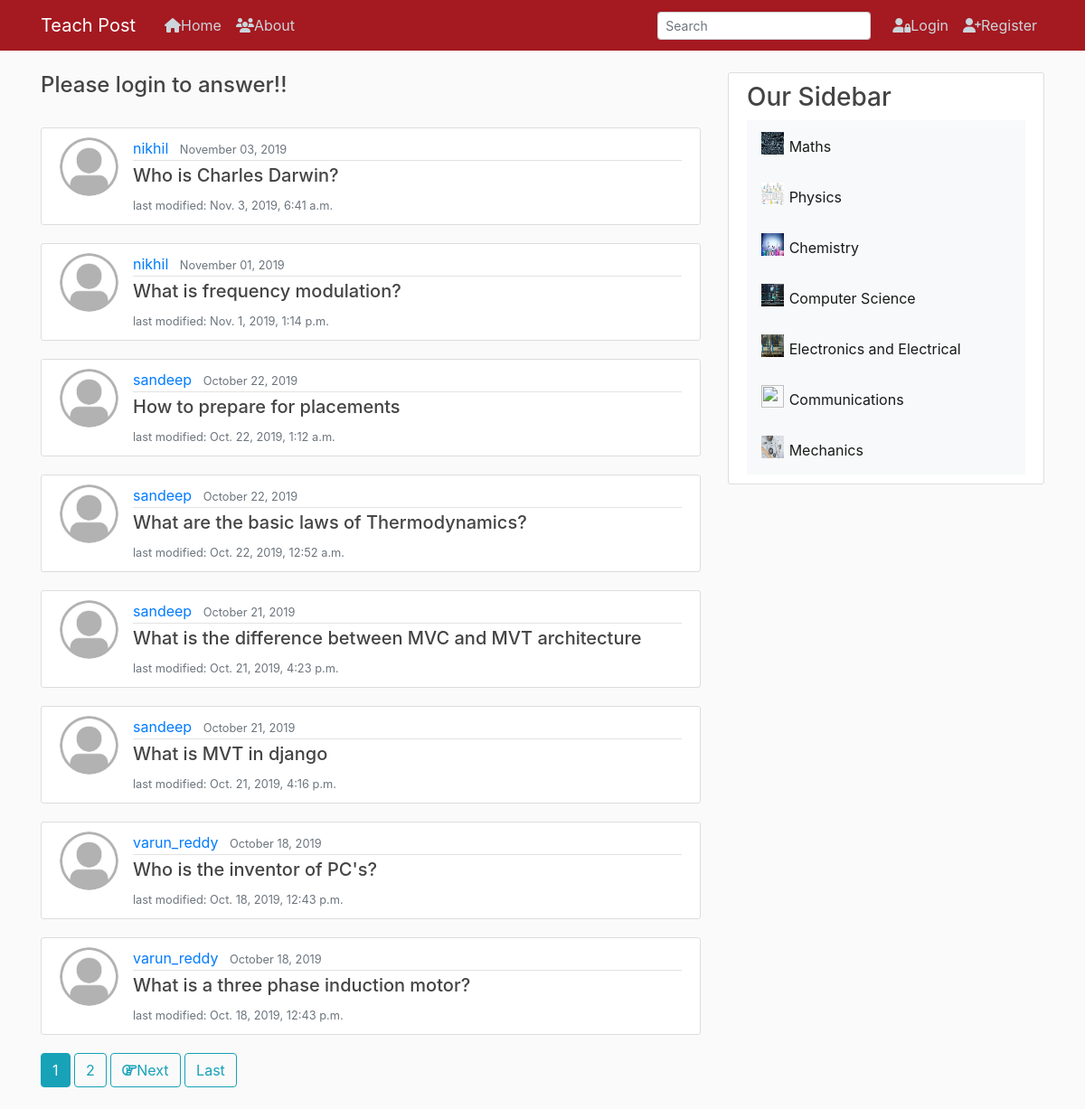
The page / on the database its author committed.
### website/models.py (models this page shows, shortened)
class Question(models.Model):
    author = models.ForeignKey(User, on_delete=models.CASCADE)
    question_text = models.TextField()
    date_created = models.DateTimeField(default=timezone.now)
    date_updated = models.DateTimeField(auto_now=True)
    subject = models.CharField(max_length=20, choices=SUBJECTS, default='none')
    teachers = models.CharField(max_length=300, default='none')

### users/models.py (models this page shows, shortened)
class User(AbstractUser):
    is_student = models.BooleanField(default=False)
    is_teacher = models.BooleanField(default=False)
    class Meta:
        db_table='auth_user'

class Profile(models.Model):
    user = models.OneToOneField(User, on_delete=models.CASCADE)
    image = models.ImageField(default='default.jpg', upload_to='profile_pics')

### website/views.py (the view)
# urls.py: path('', QuestionListView.as_view(),name='index'),
class QuestionListView(ListView):
    model = Question
    template_name = 'website/index.html'
    context_object_name = 'questions'
    ordering = ['-date_created']
    paginate_by = 8
    def get_queryset(self):
        return Question.objects.filter(teachers="none").order_by('-date_created')

### website/templates/website/index.html (shortened to what this page needs)
{% extends "website/base.html" %}
{% block content %}
    {% if user.is_authenticated %}
    <h4>Click on the question to answer</h4>
    <br>
    {% else %}
    <h4>Please login to answer!!</h4><br>
    {% endif %}
    {% for q in questions %}
        <article class="media content-section">
            <img class="rounded-circle article-img" src="{{ q.author.profile.image.url }}">
            <div class="media-body">
              <div class="article-metadata">
                <a class="mr-2" href="{% url 'user-questions' q.author.username %}">{{ q.author }}</a>
                <small class="text-muted">{{ q.date_created|date:"F d, Y" }}</small>
              </div>
              {% if user.is_authenticated %}
                <h5><a class="article-title" href="{% url 'answer-new' q.pk %}">{{ q.question_text }}</a></h5>
              {% else %}
                <h5>{{ q.question_text }}</h5>
              {% endif %}
              <small class="text-muted">last modified: {{ q.date_updated }}</small>
            </div>
          </article>
    {% endfor %}
    {% if is_paginated %}
      {% for num in page_obj.paginator.page_range %}
        {% if page_obj.number == num %}
          <a class="btn btn-info mb-4" href="?page={{ num }}">{{ num}}</a>
        {% elif num > page_obj.number|add:'-3' and num < page_obj.number|add:'3' %}
          <a class="btn btn-outline-info mb-4" href="?page={{ num }}">{{ num}}</a>
        {% endif %}
      {% endfor %}
      {% if page_obj.has_next %}
        <a class="btn btn-outline-info mb-4" href="?page={{ page_obj.next_page_number }}"><i class="far fa-hand-point-right"></i>Next</a>
        <a class="btn btn-outline-info mb-4" href="?page={{ page_obj.paginator.num_pages }}">Last</a>
      {% endif %}
    {% endif %}
{% endblock content %}

### website/templates/website/base.html (shortened to what this page needs)
{% load static %}
<!DOCTYPE html>
<html lang="en">
<head>
    <link rel="stylesheet" href="https://maxcdn.bootstrapcdn.com/bootstrap/4.0.0/css/bootstrap.min.css">
    <link rel="stylesheet" href="{% static 'website/main.css' %}">
 </head>
 <body>
    <header class="site-header">
        <nav class="navbar navbar-expand-md navbar-dark bg-steel fixed-top">
            <div class="container">
                <a class="navbar-brand mr-4" href="{% url 'index' %}">Teach Post</a>
                <div class="collapse navbar-collapse" id="navbarToggle">
                    <div class="navbar-nav mr-auto">
                        <a class="nav-item nav-link" href="{% url 'index' %}"><i class="fas fa-home"></i>Home</a>
                        <a class="nav-item nav-link" href="{% url 'about' %}"><i class="fas fa-users"></i>About</a>
                    </div>
                    <div class="navbar-nav">
                        {% if user.is_authenticated and user.is_student %}
                            <form class="form-inline" method="GET" action="{% url 'search-index' %}">
                                <input class="form-control form-control-sm mr-3 w-75" type="text" placeholder="Search" aria-label="Search" name="search">
                            </form>
                            <a class="nav-item nav-link" href="{% url 'create' %}"><i class="fas fa-question-circle"></i>New Question</a>
                            <a class="nav-item nav-link" href="{% url 'request' %}"><i class="fas fa-envelope-open-text"></i>Request</a>
                            <a class="nav-item nav-link" href="{% url 'profile' %}"><i class="fas fa-id-card"></i>Profile</a>
                            <a class="nav-item nav-link" href="{% url 'logout' %}"><i class="fas fa-sign-out-alt"></i>Logout</a>
                        {% elif user.is_authenticated and user.is_superuser %}
                            <a class="nav-item nav-link" href="{% url 'profile' %}"><i class="fas fa-id-card"></i>Profile</a>
                            <a class="nav-item nav-link" href="{% url 'logout' %}"><i class="fas fa-sign-out-alt"></i>Logout</a>
                        {% else %}
                            <form class="form-inline" method="GET" action="{% url 'search-index' %}">
                                <input class="form-control form-control-sm mr-3 w-100" type="text" placeholder="Search" aria-label="Search" name="search">
                            </form>
                            <a class="nav-item nav-link" href="{% url 'login' %}"><i class="fas fa-user-lock"></i>Login</a>
                            <a class="nav-item nav-link" href="{% url 'choice' %}"><i class="fas fa-user-plus"></i>Register</a>
                        {% endif %}
                    </div>
                </div>
            </div>
        </nav>
    </header>
    <main role="main" class="container">
            <div class="row">
              <div class="col-md-8">
                {% block content %}{% endblock content%}
              </div>
              <div class="col-md-4">
                <div class="content-section">
                  <h3>Our Sidebar</h3>
                  <nav class="navbar navbar-light bg-light">
                    <a class="navbar-brand" href="{% url 'sidebar' 'maths' %}">
                      <img src="{% static 'sidebar_pics/maths.jpeg' %}" width="25" height="25" class="d-inline-block align-top" alt="">
                      <small>Maths</small>
                    </a>
                  </nav>
                  <nav class="navbar navbar-light bg-light">
                    <a class="navbar-brand" href="{% url 'sidebar' 'physics' %}">
                      <img src="{% static 'sidebar_pics/physics.jpeg' %}" width="25" height="25" class="d-inline-block align-top" alt="">
                      <small>Physics</small>
                    </a>
                  </nav>
                  <nav class="navbar navbar-light bg-light">
                    <a class="navbar-brand" href="{% url 'sidebar' 'chemistry' %}">
                      <img src="{% static 'sidebar_pics/chemistry.jpg' %}" width="25" height="25" class="d-inline-block align-top" alt="">
                      <small>Chemistry</small>
                    </a>
                  </nav>
                  <nav class="navbar navbar-light bg-light">
                    <a class="navbar-brand" href="{% url 'sidebar' 'cse' %}">
                      <img src="{% static 'sidebar_pics/cse.jpg' %}" width="25" height="25" class="d-inline-block align-top" alt="">
                      <small>Computer Science</small>
                    </a>
                  </nav>
                  <nav class="navbar navbar-light bg-light">
                    <a class="navbar-brand" href="{% url 'sidebar' 'eee' %}">
                      <img src="{% static 'sidebar_pics/eee.jpg' %}" width="25" height="25" class="d-inline-block align-top" alt="">
                      <small>Electronics and Electrical</small>
                    </a>
                  </nav>
                  <nav class="navbar navbar-light bg-light">
                    <a class="navbar-brand" href="{% url 'sidebar' 'ece' %}">
                      <img src="{% static 'sidebar_pics/ece.jpg' %}" width="25" height="25" class="d-inline-block align-top" alt="">
                      <small>Communications</small>
                    </a>
                  </nav>
                  <nav class="navbar navbar-light bg-light">
                    <a class="navbar-brand" href="{% url 'sidebar' 'mech' %}">
                      <img src="{% static 'sidebar_pics/mech.jpg' %}" width="25" height="25" class="d-inline-block align-top" alt="">
                      <small>Mechanics</small>
                    </a>
                  </nav>
                </div>
              </div>
            </div>
    </main>
</body>
</html>

### website/static/website/main.css (style rules this page uses)
body { background: #fafafa; color: #333333; margin-top: 5rem; }
h1, h2, h3, h4, h5, h6 { color: #444444; }
.bg-steel { background-color: #a51920; }
.site-header .navbar-nav .nav-link { color: #cbd5db; }
.content-section { background: #ffffff; padding: 10px 20px; border: 1px solid #dddddd; border-radius: 3px; margin-bottom: 20px; }
.article-img { height: 65px; width: 65px; margin-right: 16px; }
.article-metadata { padding-bottom: 1px; margin-bottom: 4px; border-bottom: 1px solid #e3e3e3 }

### rows shown on the page
Question: author.profile.image (placeholder picture), author "nikhil", date_created "November 03, 2019", question_text "Who is Charles Darwin?", date_updated "Nov. 3, 2019, 6:41 a.m."
Question: author.profile.image (placeholder picture), author "nikhil", date_created "November 01, 2019", question_text "What is frequency modulation?", date_updated "Nov. 1, 2019, 1:14 p.m."
Question: author.profile.image (placeholder picture), author "sandeep", date_created "October 22, 2019", question_text "How to prepare for placements", date_updated "Oct. 22, 2019, 1:12 a.m."
Question: author.profile.image (placeholder picture), author "sandeep", date_created "October 22, 2019", question_text "What are the basic laws of Thermodynamics?", date_updated "Oct. 22, 2019, 12:52 a.m."
Question: author.profile.image (placeholder picture), author "sandeep", date_created "October 21, 2019", question_text "What is the difference between MVC and MVT architecture", date_updated "Oct. 21, 2019, 4:23 p.m."
Question: author.profile.image (placeholder picture), author "sandeep", date_created "October 21, 2019", question_text "What is MVT in django", date_updated "Oct. 21, 2019, 4:16 p.m."
Question: author.profile.image (placeholder picture), author "varun_reddy", date_created "October 18, 2019", question_text "Who is the inventor of PC's?", date_updated "Oct. 18, 2019, 12:43 p.m."
Question: author.profile.image (placeholder picture), author "varun_reddy", date_created "October 18, 2019", question_text "What is a three phase induction motor?", date_updated "Oct. 18, 2019, 12:43 p.m."

### other values the page prints
{{ num }} "1"
{{ num }} "2"
